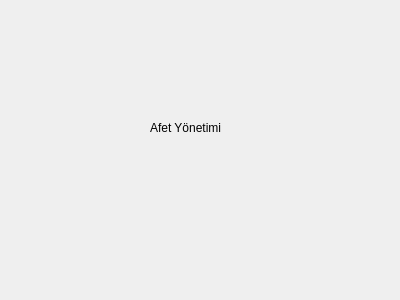
<?xml version="1.0" encoding="UTF-8"?>
<ui version="4.0">
 <class>Afet_Yonetimi</class>
 <widget class="QWidget" name="Afet_Yonetimi">
  <property name="geometry">
   <rect>
    <x>0</x>
    <y>0</y>
    <width>400</width>
    <height>300</height>
   </rect>
  </property>
  <property name="windowTitle">
   <string>Form</string>
  </property>
  <widget class="QLabel" name="label">
   <property name="geometry">
    <rect>
     <x>150</x>
     <y>120</y>
     <width>91</width>
     <height>16</height>
    </rect>
   </property>
   <property name="text">
    <string>Afet Yönetimi</string>
   </property>
  </widget>
 </widget>
 <resources/>
 <connections/>
</ui>
